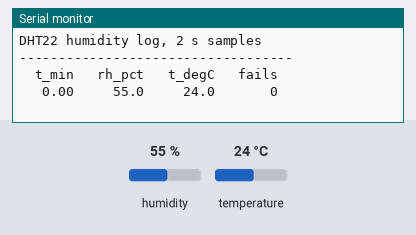
The program below on a simulated STM32 Nucleo. On the bench: the last lines printed to the serial monitor. Wiring (inferred from the names in the program): DHT22 sensor: data A5. The inputs (shaded band) are chosen by the test bench; at power-on: temperature 24 °C, humidity 55 %.

Above: at 2.7 s.
2.8 s: temperature set to 0 °C
At 4.5 s:
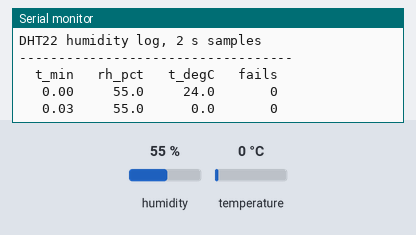
7.0 s: humidity set to 22 %
At 8.0 s:
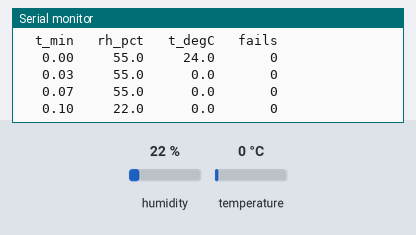
9.7 s: humidity set to 40 %
At 12.7 s:
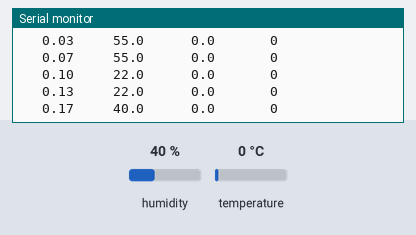
Timing chart, 0 to 14.2 s (numbered marks = the images above; inputs shaded):
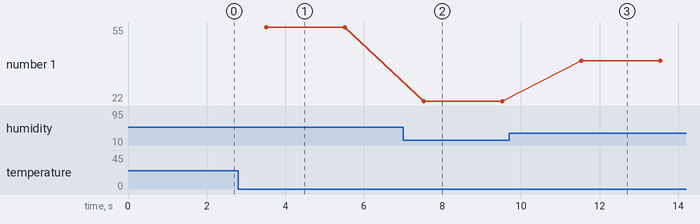

The program:

main.cpp
```cpp
#include <Arduino.h>

#define DHT_PIN PC0

static bool waitWhile(int level, uint32_t timeout_us, uint32_t *elapsed)
{
    uint32_t t0 = micros();
    while (digitalRead(DHT_PIN) == level) {
        if ((micros() - t0) > timeout_us) return false;
    }
    if (elapsed) *elapsed = micros() - t0;
    return true;
}

static bool dht22Once(float *rh, float *tc)
{
    uint8_t data[5] = {0, 0, 0, 0, 0};

    pinMode(DHT_PIN, OUTPUT);
    digitalWrite(DHT_PIN, LOW);
    delay(2);
    pinMode(DHT_PIN, INPUT_PULLUP);

    if (!waitWhile(HIGH, 100, nullptr)) return false;
    if (!waitWhile(LOW,  150, nullptr)) return false;
    if (!waitWhile(HIGH, 150, nullptr)) return false;

    for (int i = 0; i < 40; i++) {
        uint32_t highUs;
        if (!waitWhile(LOW,  100, nullptr)) return false;
        if (!waitWhile(HIGH, 150, &highUs)) return false;
        data[i / 8] <<= 1;
        if (highUs > 45) data[i / 8] |= 1;
    }

    if ((uint8_t)(data[0] + data[1] + data[2] + data[3]) != data[4]) return false;

    *rh = (((uint16_t)data[0] << 8) | data[1]) * 0.1f;
    int16_t raw = (((uint16_t)(data[2] & 0x7F)) << 8) | data[3];
    *tc = (data[2] & 0x80) ? -raw * 0.1f : raw * 0.1f;
    return true;
}

bool dht22Read(float *rh, float *tc)
{
    for (int a = 0; a < 3; a++) {
        if (dht22Once(rh, tc)) return true;
        delay(5);
    }
    return false;
}

static uint32_t g_n = 0, g_fail = 0;

void setup()
{
    Serial.begin(115200);
    pinMode(DHT_PIN, INPUT_PULLUP);
    delay(1500);

    Serial.println();
    Serial.println("DHT22 humidity log, 2 s samples");
    Serial.println("-----------------------------------");
    Serial.printf("%7s %8s %8s %7s\n", "t_min", "rh_pct", "t_degC", "fails");
}

void loop()
{
    char fT[12], fR[12], fC[12];
    float rh, tc;
    bool ok = dht22Read(&rh, &tc);
    if (!ok) g_fail++;

    dtostrf(g_n / 60.0f, 7, 2, fT);
    if (ok) { dtostrf(rh, 8, 1, fR); dtostrf(tc, 8, 1, fC); }
    else    { strcpy(fR, "     NaN"); strcpy(fC, "     NaN"); }

    Serial.printf("%s %s %s %7lu\n", fT, fR, fC, (unsigned long)g_fail);

    g_n += 2;
    delay(2000);
}
```

Measured:
- after the input at 2.8 s, the serial monitor: prints a new line after 0.71 s (image 1)
- after the input at 7.0 s, the serial monitor: prints a new line after 0.52 s (image 2)
- after the input at 9.7 s, the serial monitor: prints a new line after 1.8 s (image 3)
- plotted number 1: 55 → 22 after the input at 7.0 s, 22 → 40 after the input at 9.7 s
